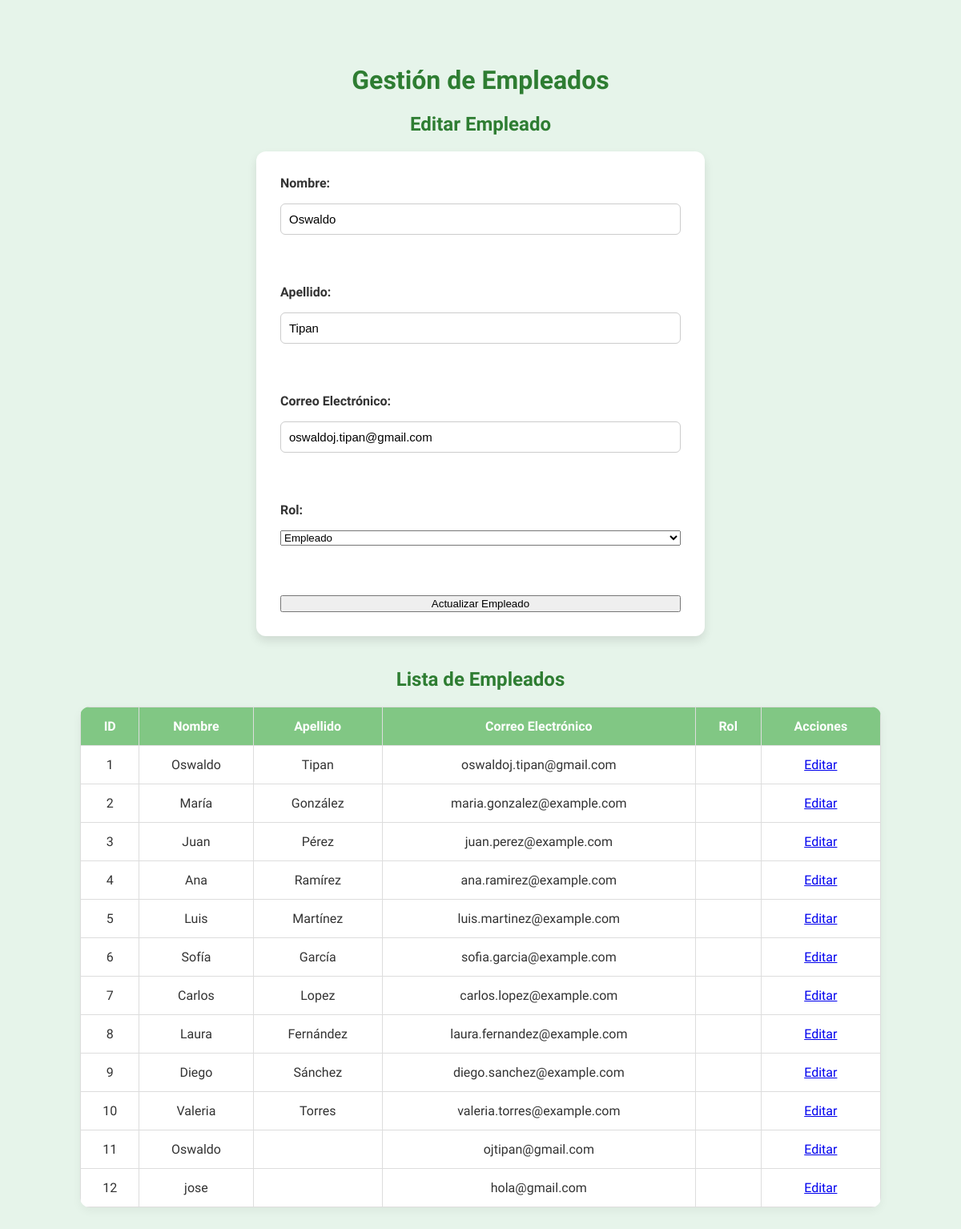
Screenshot of /pages/editUser.php?idUser=1 with the database file from the repository.
### tables this page shows
CREATE TABLE `user` (
  `idUser` int(11) NOT NULL,
  `firstName` varchar(50) DEFAULT NULL,
  `lastName` varchar(50) DEFAULT NULL,
  `email` varchar(100) DEFAULT NULL,
  `password` varchar(255) DEFAULT NULL
);

### pages/editUser.php (the view, shortened to what this page needs)
<?php
include_once "../server/conexion.php";
$sql = "SELECT * FROM `user`";
$result = $conn->query($sql);
$editUser = isset($_GET['idUser']) ? $_GET['idUser'] : null;
if ($editUser) {
    $editQuery = "SELECT * FROM `user` WHERE `idUser` = $editUser";
    $editResult = $conn->query($editQuery);
    $userData = $editResult->fetch_assoc();
}
?>
<!DOCTYPE html>
<html lang="es">
<head>
    <link rel="stylesheet" href="../assests/css/editUserStyle.css">
</head>
<body>
    <div class="container">
    <h1>Gestión de Empleados</h1>
    <h2><?php echo $editUser ? 'Editar' : 'Agregar'; ?> Empleado</h2>
    <form id="employeeForm" method="POST" action="../server/<?php echo $editUser ? 'updateUser.php' : 'addUser.php'; ?>">
        <label for="firstName">Nombre:</label>
        <input type="text" id="firstName" name="firstName" value="<?php echo $editUser ? $userData['firstName'] : ''; ?>" required><br><br>
        <label for="lastName">Apellido:</label>
        <input type="text" id="lastName" name="lastName" value="<?php echo $editUser ? $userData['lastName'] : ''; ?>" required><br><br>
        <label for="email">Correo Electrónico:</label>
        <input type="email" id="email" name="email" value="<?php echo $editUser ? $userData['email'] : ''; ?>" required><br><br>
        <label for="role">Rol:</label>
        <select id="role" name="role" required>
            <option value="Empleado" <?php echo $editUser && $userData['role'] == 'Empleado' ? 'selected' : ''; ?>>Empleado</option>
        </select><br><br>
        <button type="submit"><?php echo $editUser ? 'Actualizar' : 'Agregar'; ?> Empleado</button>
    </form>
    <h2>Lista de Empleados</h2>
    <table id="employeeList">
        <thead>
            <tr>
                <th>ID</th>
                <th>Nombre</th>
                <th>Apellido</th>
                <th>Correo Electrónico</th>
                <th>Rol</th>
                <th>Acciones</th>
            </tr>
        </thead>
        <tbody>
            <?php while ($row = $result->fetch_assoc()): ?>
                <tr>
                    <td><?php echo $row['idUser']; ?></td>
                    <td><?php echo $row['firstName']; ?></td>
                    <td><?php echo $row['lastName']; ?></td>
                    <td><?php echo $row['email']; ?></td>
                    <td><?php echo $row['role']; ?></td>
                    <td>
                        <a href="editUser.php?idUser=<?php echo $row['idUser']; ?>">Editar</a>
                    </td>
                </tr>
            <?php endwhile; ?>
        </tbody>
    </table>
    </div>
</body>
</html>

### assests/css/editUserStyle.css (style rules this page uses)
body { margin: 0; padding: 0; font-family: 'Didact Gothic', sans-serif; background-color: #e6f4ea; color: #333; }
.container { max-width: 1000px; margin: 40px auto; padding: 20px; }
h1, h2 { text-align: center; color: #2e7d32; }
form#employeeForm { background-color: #fff; padding: 30px; border-radius: 12px; box-shadow: 0 6px 12px rgba(0, 0, 0, 0.1); max-width: 500px; margin: auto; margin-bottom: 40px; display: flex; flex-direction: column; gap: 12px; }
label { font-weight: bold; margin-bottom: 4px; }
input[type="text"], input[type="email"] { padding: 10px; border: 1px solid #ccc; border-radius: 6px; font-size: 15px; }
#employeeList { width: 100%; border-collapse: collapse; background-color: #fff; box-shadow: 0 4px 12px rgba(0, 0, 0, 0.05); border-radius: 12px; overflow: hidden; }
#employeeList th, #employeeList td { padding: 14px; border: 1px solid #ddd; text-align: center; }
#employeeList th { background-color: #81c784; color: white; }

### rows the page displays
user: firstName "Oswaldo", lastName "Tipan", email "oswaldoj.tipan@gmail.com", idUser "1"
user: idUser "2", firstName "María", lastName "González", email "maria.gonzalez@example.com"
user: idUser "3", firstName "Juan", lastName "Pérez", email "juan.perez@example.com"
user: idUser "4", firstName "Ana", lastName "Ramírez", email "ana.ramirez@example.com"
user: idUser "5", firstName "Luis", lastName "Martínez", email "luis.martinez@example.com"
user: idUser "6", firstName "Sofía", lastName "García", email "sofia.garcia@example.com"
user: idUser "7", firstName "Carlos", lastName "Lopez", email "carlos.lopez@example.com"
user: idUser "8", firstName "Laura", lastName "Fernández", email "laura.fernandez@example.com"
user: idUser "9", firstName "Diego", lastName "Sánchez", email "diego.sanchez@example.com"
user: idUser "10", firstName "Valeria", lastName "Torres", email "valeria.torres@example.com"
user: idUser "11", firstName "Oswaldo", email "ojtipan@gmail.com"
user: idUser "12", firstName "jose", email "hola@gmail.com"
